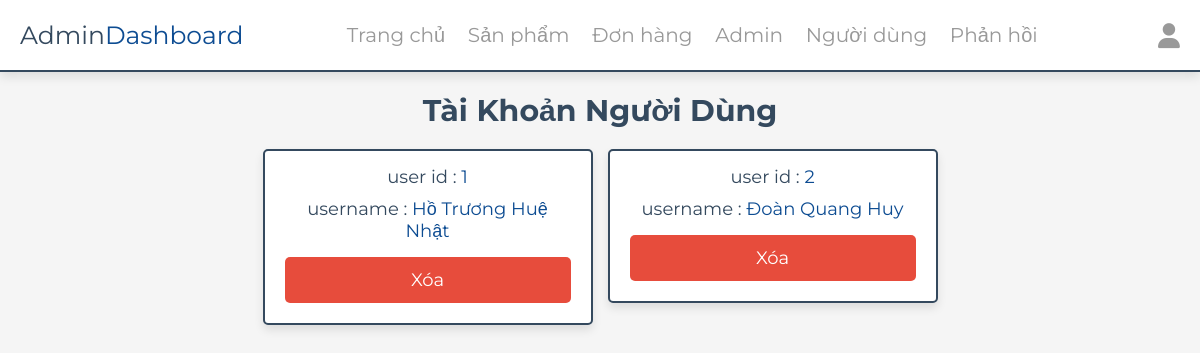
/admin/users_accounts.php (signed in), run on the app's committed database.
### tables this page shows
CREATE TABLE `users` (
  `id` int(100) NOT NULL,
  `name` varchar(20) NOT NULL,
  `email` varchar(50) NOT NULL,
  `number` varchar(10) NOT NULL,
  `password` varchar(50) NOT NULL,
  `address` varchar(500) NOT NULL
);

### admin/users_accounts.php (the view, shortened to what this page needs)
<?php
include '../components/connect.php';
?>
<!DOCTYPE html>
<html lang="en">
<head>
   <link rel="stylesheet" href="https://cdnjs.cloudflare.com/ajax/libs/font-awesome/6.1.1/css/all.min.css">
   <link rel="stylesheet" href="../css/admin_style.css">
</head>
<body>
   <?php include '../components/admin_header.php' ?>
   <section class="accounts">
      <h1 class="heading">Tài khoản người dùng</h1>
      <div class="box-container">
         <?php
         $select_account = $conn->prepare("SELECT * FROM `users`");
         $select_account->execute();
         if ($select_account->rowCount() > 0) {
            while ($fetch_accounts = $select_account->fetch(PDO::FETCH_ASSOC)) {
         ?>
               <div class="box">
                  <p> user id : <span><?= $fetch_accounts['id']; ?></span> </p>
                  <p> username : <span><?= $fetch_accounts['name']; ?></span> </p>
                  <a href="users_accounts.php?delete=<?= $fetch_accounts['id']; ?>" class="delete-btn" onclick="return confirm('Xóa tài khoản này?');">Xóa</a>
               </div>
         <?php
            }
         } else {
            echo '<p class="empty">Không có tài khoản người dùng!</p>';
         }
         ?>
      </div>
   </section>
</body>
</html>

### css/admin_style.css (style rules this page uses)
:root { --main-color: #0D4C92; --red: #e74c3c; --orange: #f39c12; --black: #34495e; --white: #fff; --light-bg: #f5f5f5; --light-color: #999; --border: .2rem solid var(--black); --box-shadow: 0 .5rem 1rem rgba(0, 0, 0, .1); }
* { font-family: 'Montserrat', sans-serif; margin: 0; padding: 0; box-sizing: border-box; text-decoration: none; outline: none; border: none; }
html { font-size: 62.5%; overflow-x: hidden; }
body { background-color: var(--light-bg); }
section { max-width: 1200px; margin: 0 auto; padding: 2rem; }
.btn, .delete-btn, .option-btn { display: block; margin-top: 1rem; border-radius: .5rem; cursor: pointer; width: 100%; font-size: 1.8rem; color: var(--white); padding: 1.2rem 3rem; text-transform: capitalize; text-align: center; }
.delete-btn { background-color: var(--red); }
.heading { text-align: center; margin-bottom: 2rem; text-transform: capitalize; color: var(--black); font-size: 3rem; }
.accounts .box-container { display: grid; grid-template-columns: repeat(auto-fit, 33rem); gap: 1.5rem; justify-content: center; align-items: flex-start; }
.accounts .box-container .box { background-color: var(--white); border-radius: .5rem; box-shadow: var(--box-shadow); border: var(--border); padding: 2rem; padding-top: 1rem; text-align: center; }
.accounts .box-container .box p { padding: .5rem 0; font-size: 1.8rem; color: var(--black); }
.accounts .box-container .box p span { color: var(--main-color); }

### data on the page
users: id "1", name "Hồ Trương Huệ Nhật"
users: id "2", name "Đoàn Quang Huy"
